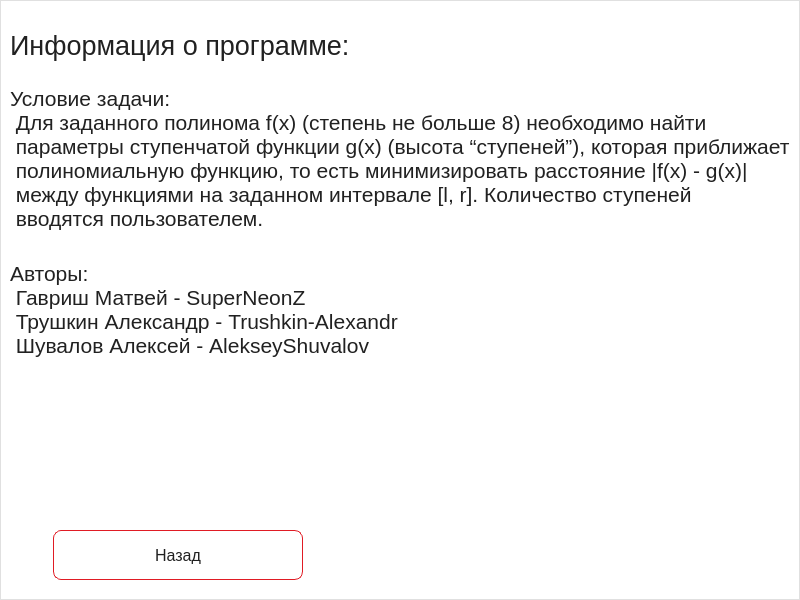
      <widget class="QWidget" name="aboutPage">
       <property name="minimumSize">
        <size>
         <width>0</width>
         <height>0</height>
        </size>
       </property>
       <layout class="QVBoxLayout" name="verticalLayout_8">
        <property name="spacing">
         <number>0</number>
        </property>
        <property name="leftMargin">
         <number>0</number>
        </property>
        <property name="topMargin">
         <number>0</number>
        </property>
        <property name="rightMargin">
         <number>0</number>
        </property>
        <property name="bottomMargin">
         <number>0</number>
        </property>
        <item>
         <widget class="QFrame" name="aboutCard">
          <property name="minimumSize">
           <size>
            <width>800</width>
            <height>600</height>
           </size>
          </property>
          <property name="layoutDirection">
           <enum>Qt::LayoutDirection::LeftToRight</enum>
          </property>
          <property name="styleSheet">
           <string notr="true">QFrame#aboutCard {
    background-color: #FFFFFF;
    border: 1px solid #E0E0E0;
}</string>
          </property>
          <property name="frameShape">
           <enum>QFrame::Shape::StyledPanel</enum>
          </property>
          <property name="frameShadow">
           <enum>QFrame::Shadow::Raised</enum>
          </property>
          <layout class="QVBoxLayout" name="verticalLayout_7">
           <item>
            <widget class="QLabel" name="descriptionParamLabel_2">
             <property name="sizePolicy">
              <sizepolicy hsizetype="Preferred" vsizetype="Maximum">
               <horstretch>0</horstretch>
               <verstretch>0</verstretch>
              </sizepolicy>
             </property>
             <property name="minimumSize">
              <size>
               <width>0</width>
               <height>70</height>
              </size>
             </property>
             <property name="font">
              <font>
               <pointsize>20</pointsize>
               <bold>false</bold>
              </font>
             </property>
             <property name="styleSheet">
              <string notr="true">color: #212121;
</string>
             </property>
             <property name="text">
              <string>Информация о программе:</string>
             </property>
             <property name="alignment">
              <set>Qt::AlignmentFlag::AlignJustify|Qt::AlignmentFlag::AlignVCenter</set>
             </property>
             <property name="margin">
              <number>10</number>
             </property>
            </widget>
           </item>
           <item>
            <widget class="QLabel" name="taskDescription">
             <property name="font">
              <font>
               <pointsize>16</pointsize>
              </font>
             </property>
             <property name="styleSheet">
              <string notr="true">color: #212121;
</string>
             </property>
             <property name="text">
              <string>Условие задачи:
 Для заданного полинома f(x) (степень не больше 8) необходимо найти
 параметры ступенчатой функции g(x) (высота “ступеней”), которая приближает
 полиномиальную функцию, то есть минимизировать расстояние |f(x) - g(x)|
 между функциями на заданном интервале [l, r]. Количество ступеней
 вводятся пользователем.
</string>
             </property>
             <property name="alignment">
              <set>Qt::AlignmentFlag::AlignJustify|Qt::AlignmentFlag::AlignVCenter</set>
             </property>
            </widget>
           </item>
           <item>
            <widget class="QLabel" name="authors">
             <property name="font">
              <font>
               <pointsize>16</pointsize>
              </font>
             </property>
             <property name="styleSheet">
              <string notr="true">color: #212121;
</string>
             </property>
             <property name="text">
              <string>Авторы:
 Гавриш Матвей - SuperNeonZ
 Трушкин Александр - Trushkin-Alexandr
 Шувалов Алексей - AlekseyShuvalov</string>
             </property>
            </widget>
           </item>
           <item>
            <spacer name="verticalSpacer_4">
             <property name="orientation">
              <enum>Qt::Orientation::Vertical</enum>
             </property>
             <property name="sizeHint" stdset="0">
              <size>
               <width>20</width>
               <height>40</height>
              </size>
             </property>
            </spacer>
           </item>
           <item>
            <layout class="QVBoxLayout" name="verticalLayout_10">
             <property name="spacing">
              <number>0</number>
             </property>
             <property name="leftMargin">
              <number>43</number>
             </property>
             <property name="bottomMargin">
              <number>10</number>
             </property>
             <item>
              <widget class="QPushButton" name="backButton_2">
               <property name="enabled">
                <bool>true</bool>
               </property>
               <property name="sizePolicy">
                <sizepolicy hsizetype="Fixed" vsizetype="Fixed">
                 <horstretch>0</horstretch>
                 <verstretch>0</verstretch>
                </sizepolicy>
               </property>
               <property name="minimumSize">
                <size>
                 <width>250</width>
                 <height>50</height>
                </size>
               </property>
               <property name="layoutDirection">
                <enum>Qt::LayoutDirection::LeftToRight</enum>
               </property>
               <property name="styleSheet">
                <string notr="true">QPushButton {
    background-color: #FFFFFF;
    border: 1px solid rgb(224, 27, 36);
    border-radius: 8px;
    color: #212121;
    font-family: &quot;Segoe UI&quot;;
    font-size: 12pt;
}
QPushButton:hover {
    background-color: rgb(255, 176, 176);
    border: 1px solid rgb(224, 27, 36);
    color: rgb(224, 27, 36);
}
QPushButton:pressed {
    background-color: rgb(224, 27, 36);
    color: #FFFFFF;
}</string>
               </property>
               <property name="text">
                <string>Назад</string>
               </property>
              </widget>
             </item>
            </layout>
           </item>
          </layout>
         </widget>
        </item>
       </layout>
      </widget>
